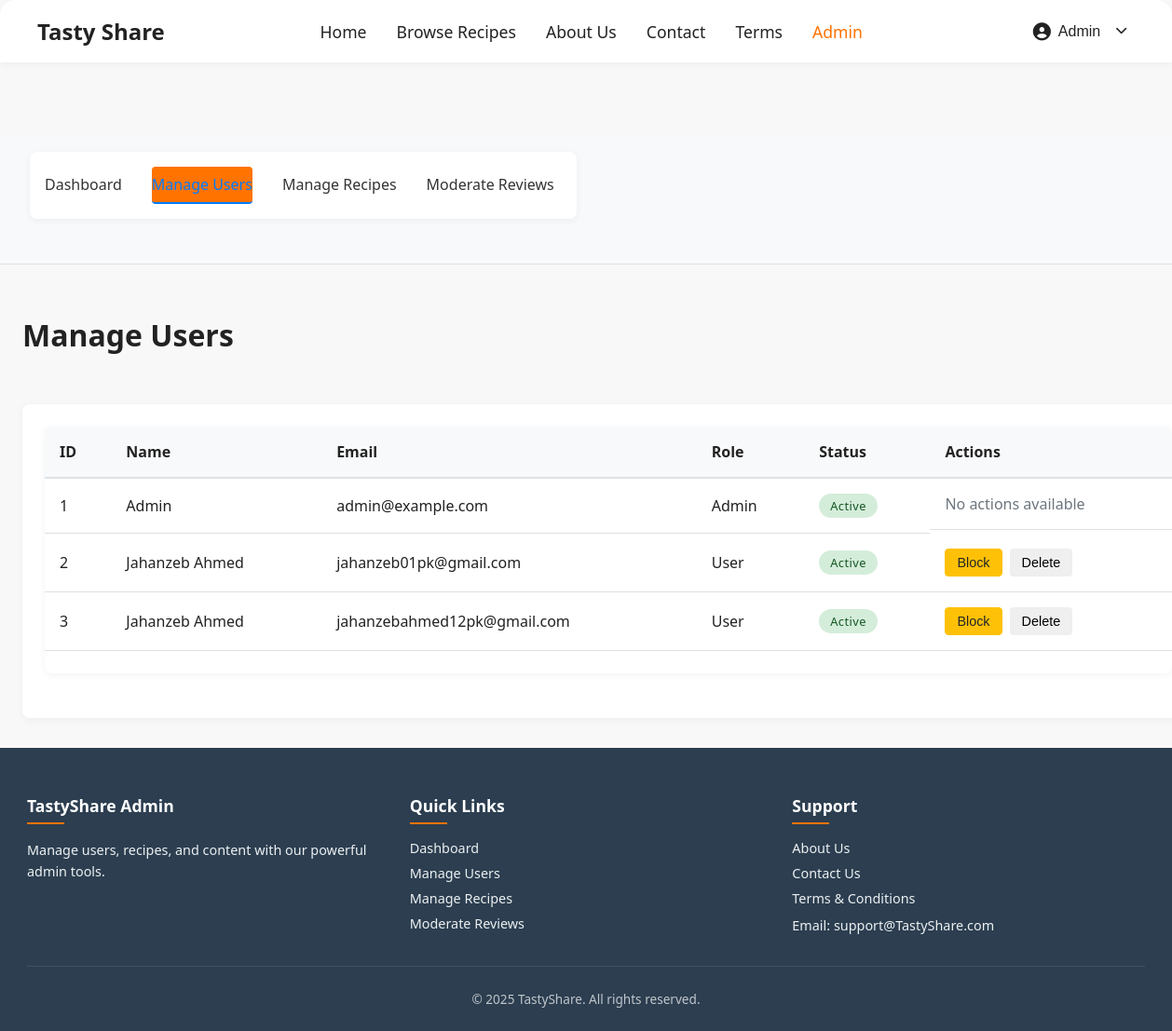
The app's page /admin/users (signed in) with its own data.
### models.py (models this page shows)
class User(db.Model):
    id = db.Column(db.Integer, primary_key=True)
    email = db.Column(db.String(120), unique=True, nullable=False)
    password = db.Column(db.String(200), nullable=False)
    role = db.Column(db.String(10), default='User')
    name = db.Column(db.String(100))
    blocked = db.Column(db.Boolean, default=False)

### app.py (the view)
@app.route('/admin/users')
@admin_required
def admin_users():
    users = User.query.order_by(User.name.asc()).all()
    return render_template('admin_users.html', users=users, now=datetime.utcnow())

### app.py (called while the page is built, shortened)
@app.context_processor
def inject_user():
    from flask_jwt_extended import get_jwt_identity
    from datetime import datetime
    context = {
        'logged_in': False,
        'user_name': None,
        'csrf_token': generate_csrf,
        'now': datetime.utcnow(),
        'current_user': None
    }
    if 'user_id' in session:
        user = User.query.get(session['user_id'])
        if user:
            user.is_authenticated = True
            context.update({
                'logged_in': True,
                'user_name': user.name,
                'current_user': user
            })
    return context

### templates/admin_users.html (shortened to what this page needs)
{% extends "admin_base.html" %}
{% block admin_content %}
<div class="admin-header">
    <h1>Manage Users</h1>
</div>
<div class="admin-section">
    <div class="table-responsive">
        <table class="admin-table">
            <thead>
                <tr>
                    <th>ID</th>
                    <th>Name</th>
                    <th>Email</th>
                    <th>Role</th>
                    <th>Status</th>
                    <th>Actions</th>
                </tr>
            </thead>
            <tbody>
                {% for user in users %}
                <tr>
                    <td>{{ user.id }}</td>
                    <td>{{ user.name or 'N/A' }}</td>
                    <td>{{ user.email }}</td>
                    <td>{{ user.role }}</td>
                    <td>
                        <span class="status-badge {% if not user.blocked %}status-active{% else %}status-blocked{% endif %}">
                            {{ 'Active' if not user.blocked else 'Blocked' }}
                        </span>
                    </td>
                    <td class="actions">
                        {% if user.role != 'Admin' %}
                            {% if not user.blocked %}
                            <button onclick="blockUser('{{ user.id }}')" class="btn btn-warning">
                                Block
                            </button>
                            {% else %}
                            <button onclick="unblockUser('{{ user.id }}')" class="btn btn-success">
                                Unblock
                            </button>
                            {% endif %}
                            <button onclick="confirmDelete('{{ user.id }}')" class="btn btn-danger">
                                Delete
                            </button>
                        {% else %}
                            <span class="text-muted">No actions available</span>
                        {% endif %}
                    </td>
                </tr>
                {% else %}
                <tr>
                    <td colspan="6" style="text-align: center;">No users found</td>
                </tr>
                {% endfor %}
            </tbody>
        </table>
    </div>
</div>
{% endblock %}

### templates/base.html (shortened to what this page needs)
<!DOCTYPE html>
<html lang="en">
<head>
    <link rel="stylesheet" href="/static/style.css">
    <link rel="stylesheet" href="https://cdnjs.cloudflare.com/ajax/libs/font-awesome/6.4.0/css/all.min.css">
    {% block extra_css %}{% endblock %}
</head>
<body>
    <header class="navbar">
        <div class="logo">
            <a href="{{ url_for('home') }}" style="text-decoration: none; color: inherit;">
                <span>Tasty Share</span>
            </a>
        </div>
        <nav>
            <a href="{{ url_for('home') }}" {% if request.endpoint == 'home' %}class="active"{% endif %}>Home</a>
            <a href="{{ url_for('recipes') }}" {% if request.endpoint == 'recipes' %}class="active"{% endif %}>Browse Recipes</a>
            <a href="{{ url_for('about') }}" {% if request.endpoint == 'about' %}class="active"{% endif %}>About Us</a>
            <a href="{{ url_for('contact') }}" {% if request.endpoint == 'contact' %}class="active"{% endif %}>Contact</a>
            <a href="{{ url_for('terms') }}" {% if request.endpoint == 'terms' %}class="active"{% endif %}>Terms</a>
            {% if current_user.is_authenticated and current_user.role == 'Admin' %}
            <a href="{{ url_for('admin_dashboard') }}" {% if request.path.startswith('/admin') %}class="active"{% endif %}>Admin</a>
            {% endif %}
        </nav>
        {% if current_user.is_authenticated %}
        <div class="user-menu">
            <button class="user-menu-btn" onclick="toggleDropdown()">
                <i class="fas fa-user-circle"></i>
                <a href="{{ url_for('profile') }}" style="color: inherit; text-decoration: none;">
                    <span>{{ current_user.name or 'My Account' }}</span>
                </a>
                <i class="fas fa-chevron-down" style="font-size: 0.8rem; margin-left: 0.5rem;"></i>
            </button>
        </div>
        {% else %}
        <a href="{{ url_for('login') }}" class="login-btn">
            <i class="fas fa-sign-in-alt"></i> Login
        </a>
        {% endif %}
    </header>
    <main class="container">
        {% block content %}{% endblock %}
    </main>
    {% block footer %}{% endblock %}
</body>
</html>

### static/style.css (style rules this page uses)
body { font-family: 'Segoe UI', Arial, sans-serif; margin: 0; padding: 0; background: #f8f8f8; color: #222; }
.navbar { display: flex; align-items: center; justify-content: space-between; background: #fff; padding: 1rem 2rem; box-shadow: 0 2px 8px rgba(0, 0, 0, 0.05); border-radius: 16px 16px 0 0; }
.logo { display: flex; align-items: center; font-size: 1.5rem; font-weight: bold; color: #222; gap: 0.5rem; }
.navbar nav { display: flex; gap: 2rem; }
.navbar nav a { text-decoration: none; color: #222; font-weight: 500; font-size: 1.1rem; transition: color 0.2s; }
.navbar nav a.active, .navbar nav a:hover { color: #ff7300; }
.user-menu { position: relative; display: inline-block; }
.user-menu-btn { display: flex; align-items: center; gap: 0.5rem; background: none; border: none; color: #222; font-size: 1rem; font-weight: 500; cursor: pointer; padding: 0.5rem 1rem; border-radius: 6px; transition: background-color 0.2s; }
.user-menu-btn i { font-size: 1.2rem; }
.btn { display: inline-flex; align-items: center; gap: 0.5rem; padding: 0.9rem 2rem; border-radius: 10px; font-size: 1.1rem; font-weight: 500; text-decoration: none; border: 2px solid transparent; transition: background 0.2s, color 0.2s, border 0.2s; cursor: pointer; }
.status-badge { display: inline-block; padding: 0.25rem 0.75rem; border-radius: 50px; font-size: 0.8rem; font-weight: 500; text-transform: capitalize; }
body { display: flex; flex-direction: column; min-height: 100vh; }
.container { flex: 1; }

### static/css/admin.css (style rules this page uses)
body { min-height: 100vh; display: flex; flex-direction: column; background: #f8f8f8; }
.navbar { z-index: 1000; position: relative; }
main { margin-top: 80px; }
.admin-header { display: flex; justify-content: space-between; align-items: center; margin-bottom: 2rem; }
.admin-section { background: #fff; border-radius: 8px; padding: 1.5rem; margin-bottom: 2rem; box-shadow: 0 2px 8px rgba(0,0,0,0.05); }
.admin-table { width: 100%; border-collapse: collapse; margin-bottom: 1rem; }
.admin-table th, .admin-table td { padding: 0.75rem; text-align: left; border-bottom: 1px solid #eee; }
.admin-table th { background-color: #f8f8f8; font-weight: 600; }
.status-badge { padding: 0.25rem 0.5rem; border-radius: 12px; font-size: 0.75rem; font-weight: 600; text-transform: uppercase; letter-spacing: 0.5px; display: inline-block; }
.status-active { background-color: #d4edda; color: #155724; }
.table-responsive { overflow-x: auto; -webkit-overflow-scrolling: touch; }
body { display: flex; flex-direction: column; min-height: 100vh; }
main { flex: 1; }
.status-badge { display: inline-block; padding: 0.25rem 0.75rem; border-radius: 50px; font-size: 0.8rem; font-weight: 500; text-transform: capitalize; }
.actions { white-space: nowrap; display: flex; gap: 0.5rem; flex-wrap: wrap; }
.status-badge { padding: 0.25rem 0.75rem; border-radius: 50px; font-size: 0.8rem; font-weight: 500; text-transform: capitalize; display: inline-block; }
.btn { display: inline-block; padding: 0.375rem 0.75rem; border: 1px solid transparent; border-radius: 4px; font-size: 0.9rem; font-weight: 500; text-align: center; white-space: nowrap; vertical-align: middle; cursor: pointer; transition: all 0.2s ease-in-out; text-decoration: none; }
.btn-warning { background-color: #ffc107; color: #212529; border: 1px solid #ffc107; }
.admin-table { width: 100%; border-collapse: collapse; margin-bottom: 1.5rem; }
.admin-table th { background-color: #f8f9fa; font-weight: 600; text-align: left; padding: 1rem; border-bottom: 2px solid #dee2e6; }
.admin-table td { padding: 1rem; border-bottom: 1px solid #dee2e6; vertical-align: middle; }
.table-responsive { overflow-x: auto; -webkit-overflow-scrolling: touch; margin-bottom: 1.5rem; border-radius: 8px; box-shadow: 0 2px 8px rgba(0, 0, 0, 0.05); }
.text-muted { color: #6c757d !important; }

### records on screen
User: name "Admin", id "1", email "admin@example.com", role "Admin", blocked "Active", shows "No actions available"
User: id "2", name "Jahanzeb Ahmed", email "jahanzeb01pk@gmail.com", role "User", blocked "Active"
User: id "3", name "Jahanzeb Ahmed", email "jahanzebahmed12pk@gmail.com", role "User", blocked "Active"
